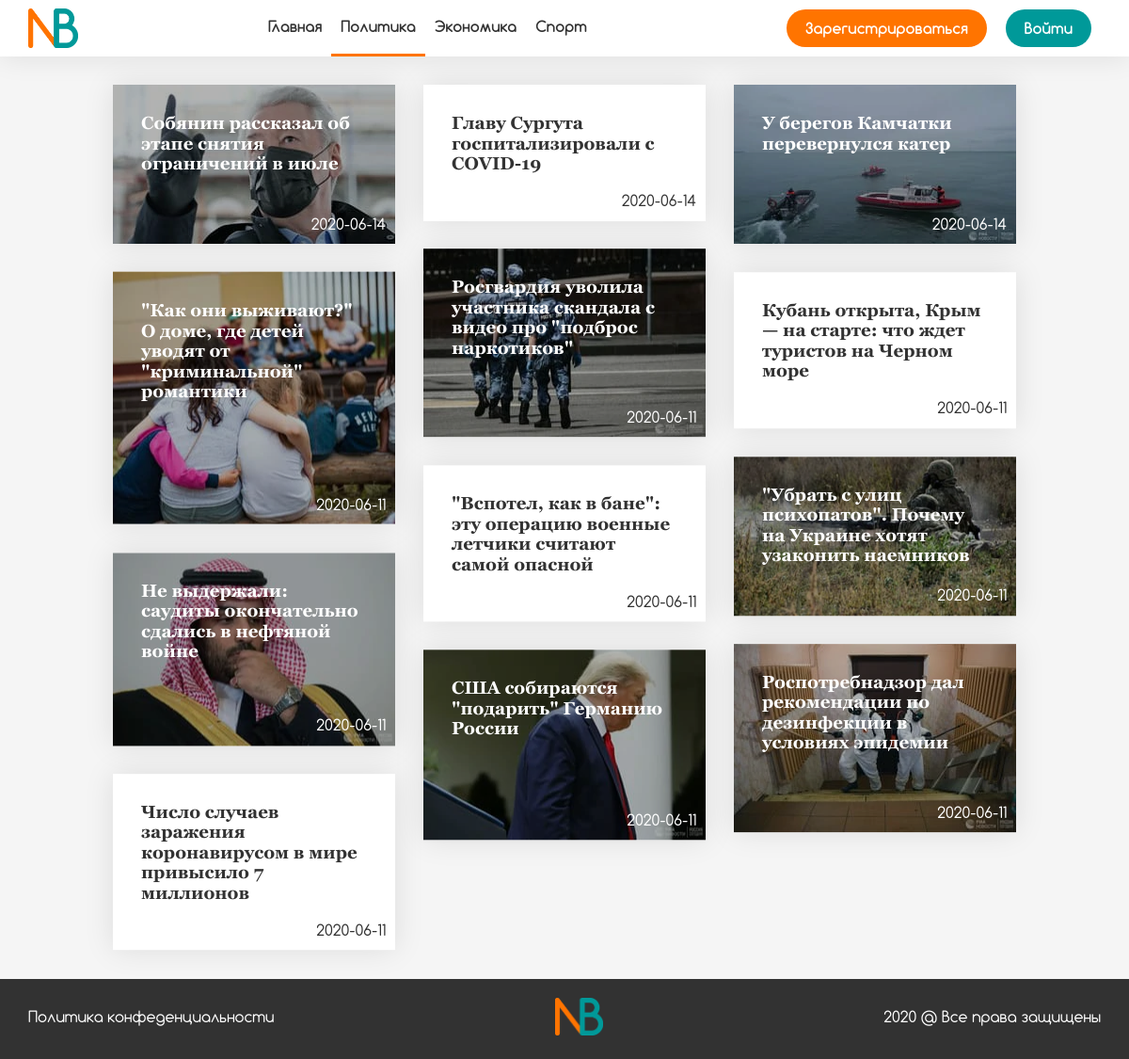
The app's page /politics.php with its own data.
### tables this page shows
CREATE TABLE `news` (
  `id` int NOT NULL,
  `title` varchar(100) NOT NULL,
  `text` text NOT NULL,
  `date` date NOT NULL,
  `author_id` int NOT NULL,
  `status` varchar(30) NOT NULL
);

### politics.php (the view, shortened to what this page needs)
<?php
include('functions.php');
$news = mysqli_fetch_all(mysqli_query($database, 'SELECT news.id AS id, title, date FROM news INNER JOIN join_table ON (news.id = news_id) INNER JOIN categories ON (category_id = categories.id) WHERE status = "accepted" AND name = "Политика" ORDER BY news.id DESC'), MYSQLI_BOTH);
?>
    <!doctype html>
    <html lang="ru">
    <head>
        <link rel="stylesheet" href="css/normalize.css">
        <link rel="stylesheet" href="css/swiper.min.css">
        <link rel="stylesheet" href="css/remodal.css">
        <link rel="stylesheet" href="css/remodal-default-theme.css">
        <link rel="stylesheet" href="css/sweetalert2.min.css">
        <link rel="stylesheet" href="css/style.css">
    </head>
    <body>
    <header class="header">
        <div class="container">
            <a href="./" class="header__logo">
                <img class="header__logo__img" src="img/logo.png" alt="Логотип" title="News Board">
            </a>
            <div class="overlay menu-wrap">
                <nav class="menu overlayMenu">
                    <ul class="menu__list" role="menu">
                        <li class="menu__list__item">
                            <a href="./" class="menu__list__item__link" role="menuitem">Главная</a>
                        </li>
                        <li class="menu__list__item menu__list__item-active">
                            <a href="./politics.php" class="menu__list__item__link" role="menuitem">Политика</a>
                        </li>
                        <li class="menu__list__item">
                            <a href="./economy.php" class="menu__list__item__link" role="menuitem">Экономика</a>
                        </li>
                        <li class="menu__list__item">
                            <a href="./sport.php" class="menu__list__item__link" role="menuitem">Спорт</a>
                        </li>
                    </ul>
                </nav>
            </div>
            <div class="cabinet">
                <?php
                if ($_COOKIE['user'] == '') {
                    echo '<button class="cabinet__btn cabinet__registration">Зарегистрироваться</button>
                              <button class="cabinet__btn cabinet__enter">Войти</button>';
                }
                ?>
            </div>
        </div>
    </header>
    <main>
        <section class="board">
            <div class="container">
                <div class="board__grid">
                    <?php
                    for ($i = 0; $i < count($news); $i++) {
                        echo '<a href="./post.php?id=' . $news[$i]['id'] . '" class="board__grid__item">';
                        if (($i % 2 == 0) || ($i % 3 == 0)) {
                            echo '<img src="#" data-src="img/news-small/img' . $news[$i]['id'] . '.webp" alt="Картинка новости" class="board__grid__item__img">';
                            echo '<h3 class="board__grid__item__title-img">' . $news[$i]['title'] . '</h3>
                    <span class="board__grid__item__date board__grid__item__date-img">' . $news[$i]['date'] . '</span></a>';
                        } else {
                            echo '<h3 class="board__grid__item__title">' . $news[$i]['title'] . '</h3>
                    <span class="board__grid__item__date board__grid__item__date">' . $news[$i]['date'] . '</span></a>';
                        }
                    }
                    ?>
                </div>
            </div>
        </section>
    </main>
    <footer>
        <div class="container">
            <a class="footer__privacy-policy">Политика конфеденциальности</a>
            <a href="./" class="footer__logo">
                <img class="footer__logo__img" src="img/logo.png" alt="Логотип" title="News Board">
            </a>
            <span class="footer__rights">2020 @ Все права защищены</span>
        </div>
    </footer>
    </body>
    </html>

### css/style.css (style rules this page uses)
body { box-sizing:border-box;font-family:"Comfortaa",Helvetica,sans-serif;padding:0!important;overflow-x:hidden;background-color:#f5f5f5;color:#323232 }
h1,h2,h3,h4,ol,p,ul { padding:0;margin:0 }
ol,ul { list-style:none }
h1,h2,h3,h4 { font-family:"Georgia","Times New Roman",serif }
.container { width:1170px;margin:0px auto;height:100% }
.header { background-color:white;height:60px;box-shadow:0px 0px 30px rgba(0,0,0,0.1);position:relative;z-index:11 }
.header .container { display:flex;justify-content:space-between;align-items:center }
.header__logo { height:70% }
.header__logo__img { height:100% }
.menu { height:100% }
.menu__list { display:flex;justify-content:space-between;align-items:center;height:100% }
.menu__list__item { height:100%;padding:0px 10px;box-sizing:border-box;border-bottom:3px solid rgba(0,0,0,0);transition:0.3s ease all }
.menu__list__item-active { border-bottom:3px solid #FF7400 }
.menu__list__item__link { height:100%;display:flex;align-items:center;justify-content:center;text-decoration:none;color:#323232;font-weight:bold }
.menu-wrap { height:100% }
.cabinet { display:flex;justify-content:space-between;align-items:center }
.cabinet__btn { height:40px;border-radius:20px;box-sizing:border-box;border:0;padding:0px 20px;color:white;cursor:pointer;margin:0px 10px;font-weight:bold;outline:none }
.cabinet__registration { background-color:#FF7400;transition:0.3s ease all }
.cabinet__enter,.cabinet__out { background-color:#009999;transition:0.3s ease all }
.board { padding-top:30px }
.board__grid { width:100%;margin:0px auto }
.board__grid__item { background-color:white;width:300px;box-shadow:0px 0px 30px rgba(0,0,0,0.1);margin-bottom:30px;position:relative;display:flex;flex-direction:column;justify-content:flex-end;text-decoration:none }
.board__grid__item__img { position:relative;z-index:1;width:100%;transition:0.3s ease all;filter:brightness(70%) }
.board__grid__item__title { transition:0.3s ease all;padding:30px;padding-bottom:50px;color:#323232 }
.board__grid__item__title-img { transition:0.3s ease all;padding:30px;position:absolute;left:0;top:0;z-index:2;color:white }
.board__grid__item__date { position:absolute;display:block;right:10px;bottom:10px;z-index:2;color:#323232 }
.board__grid__item__date-img { color:white }
footer { background:#323232;padding:20px 0px }
footer .container { display:flex;justify-content:space-between;align-items:center }
.footer__logo__img { height:40px }
.footer__privacy-policy { text-decoration:none;color:white;cursor:pointer }
.footer__rights { color:white }
@media screen and (max-width:1200px) { .container { width:95% } }

### records on screen
news: shows a picture, title "Собянин рассказал об этапе снятия ограничений в июле", date "2020-06-14"
news: title "Главу Сургута госпитализировали с COVID-19", date "2020-06-14"
news: shows a picture, title "У берегов Камчатки перевернулся катер", date "2020-06-14"
news: shows a picture, title "Росгвардия уволила участника скандала с видео про \"подброс наркотиков\"", date "2020-06-11"
news: shows a picture, title "\"Как они выживают?\" О доме, где детей уводят от \"криминальной\" романтики", date "2020-06-11"
news: title "Кубань открыта, Крым — на старте: что ждет туристов на Черном море", date "2020-06-11"
news: shows a picture, title "\"Убрать с улиц психопатов\". Почему на Украине хотят узаконить наемников", date "2020-06-11"
news: title "\"Вспотел, как в бане\": эту операцию военные летчики считают самой опасной", date "2020-06-11"
news: shows a picture, title "Не выдержали: саудиты окончательно сдались в нефтяной войне", date "2020-06-11"
news: shows a picture, title "Роспотребнадзор дал рекомендации по дезинфекции в условиях эпидемии", date "2020-06-11"
news: shows a picture, title "США собираются \"подарить\" Германию России", date "2020-06-11"
news: title "Число случаев заражения коронавирусом в мире привысило 7 миллионов", date "2020-06-11"
